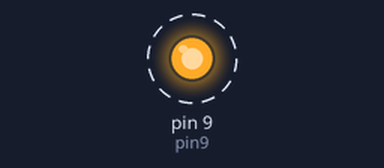
Recording of a sketch running on a simulated Arduino Uno, built with avr-gcc and run on an emulated ATmega328P. Shown: output pins drawn as LEDs (lit = HIGH). Dashed ring = blinking.

Above: at 0.5 s.
Timing chart, 0 to 4.6 s (numbered marks = the images above):
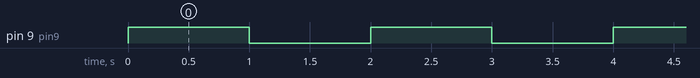

The sketch:

Ardunio-2-03-LED.ino
```cpp
// C++ code
//


int pin9 = 9;
void setup()
{
  pinMode(pin9, OUTPUT);
}


void loop()
{
  digitalWrite(pin9, HIGH);
  delay(1000); // Wait for 1000 millisecond(s)
  digitalWrite(pin9, LOW);
  delay(1000); // Wait for 1000 millisecond(s)
}
```

Measured:
- by itself, pin 9 (pin9): alternates HIGH for 1.0 s and LOW for 1.0 s
